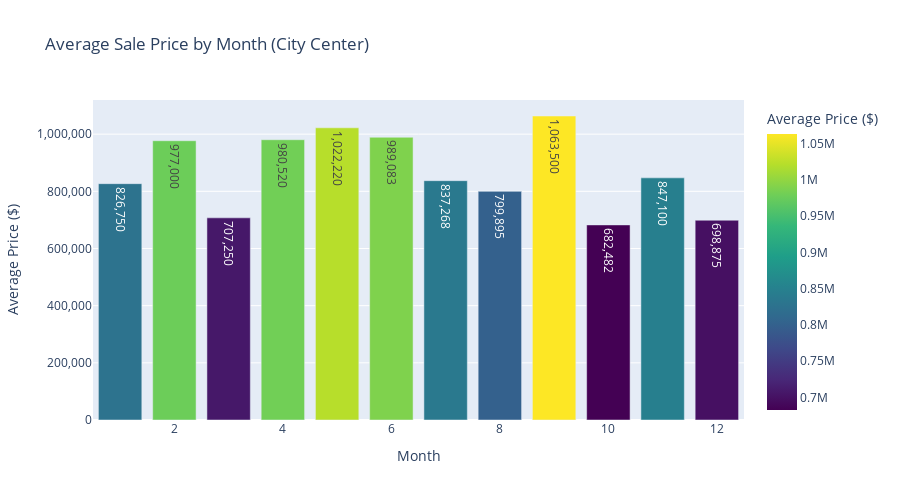

This figure's notebook cell:
### Code cell
# Reset index to get a DataFrame
fig = px.bar(
    monthly_sales_df,
    x='sold_in_month',
    y='avg_price',
    color='avg_price',
    text='avg_price',
    labels={'sold_in_month':'Month', 'avg_price':'Average Price ($)'},
    title='Average Sale Price by Month (City Center)',
    height=500,
    width=900,
    color_continuous_scale='Viridis'
)

# Format axis and bar labels
fig.update_yaxes(tickformat=",.0f")
fig.update_traces(texttemplate='%{text:,.0f}')

fig.show()

### Figure 1 — Plotly figure (JSON) as saved in the notebook; plotly's stock layout.template omitted (floating-point values rounded to 4 significant figures)
{"data": [{"hovertemplate": "Month=%{x}<br>Average Price ($)=%{marker.color}<extra></extra>", "legendgroup": "", "marker": {"color": [826800.0, 977000.0, 707200.0, 980500.0, 1022000.0, 989100.0, 837300.0, 799900.0, 1064000.0, 682500.0, 847100.0, 698900.0], "coloraxis": "coloraxis", "pattern": {"shape": ""}}, "name": "", "orientation": "v", "showlegend": false, "text": [826800.0, 977000.0, 707200.0, 980500.0, 1022000.0, 989100.0, 837300.0, 799900.0, 1064000.0, 682500.0, 847100.0, 698900.0], "textposition": "auto", "texttemplate": "%{text:,.0f}", "type": "bar", "x": [1, 2, 3, 4, 5, 6, 7, 8, 9, 10, 11, 12], "xaxis": "x", "y": [826800.0, 977000.0, 707200.0, 980500.0, 1022000.0, 989100.0, 837300.0, 799900.0, 1064000.0, 682500.0, 847100.0, 698900.0], "yaxis": "y"}], "layout": {"barmode": "relative", "coloraxis": {"colorbar": {"title": {"text": "Average Price ($)"}}, "colorscale": [[0, "#440154"], [0.1111, "#482878"], [0.2222, "#3e4989"], [0.3333, "#31688e"], [0.4444, "#26828e"], [0.5556, "#1f9e89"], [0.6667, "#35b779"], [0.7778, "#6ece58"], [0.8889, "#b5de2b"], [1, "#fde725"]]}, "height": 500, "legend": {"tracegroupgap": 0}, "title": {"text": "Average Sale Price by Month (City Center)"}, "width": 900, "xaxis": {"anchor": "y", "domain": [0, 1], "title": {"text": "Month"}}, "yaxis": {"anchor": "x", "domain": [0, 1], "tickformat": ",.0f", "title": {"text": "Average Price ($)"}}}}
